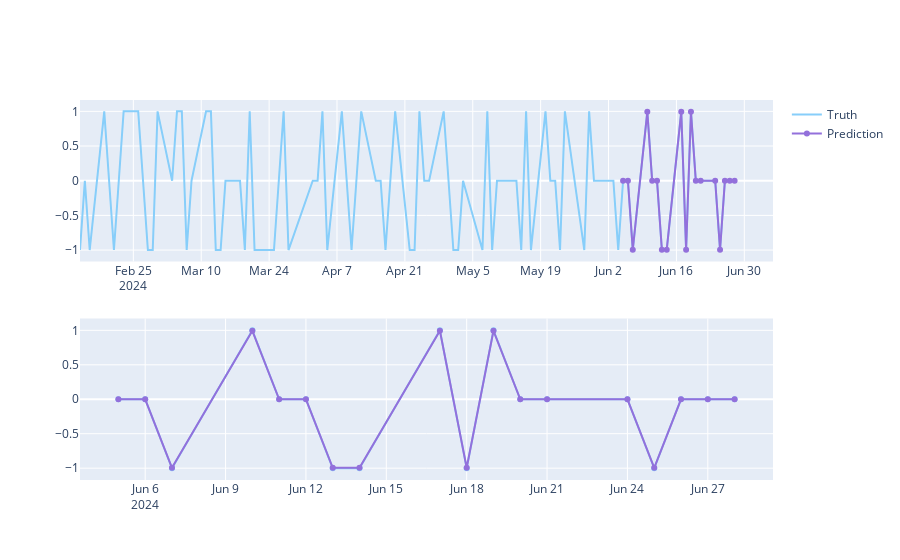

Notebook code for this chart:
### Code cell
predicted_trends = ohlc.loc[test_split_idx+1:].copy()
predicted_trends['Trend'] = y_pred

fig = make_subplots(rows=2, cols=1)
fig.add_trace(go.Scatter(x=ohlc.Date, y=ohlc.Trend,
                         name='Truth',
                         marker_color='LightSkyBlue'), row=1, col=1)

fig.add_trace(go.Scatter(x=predicted_trends.Date,
                         y=predicted_trends.Trend,
                         name='Prediction',
                         marker_color='MediumPurple'), row=1, col=1)

fig.add_trace(go.Scatter(x=predicted_trends.Date,
                         y=y_test,
                         name='Truth',
                         marker_color='LightSkyBlue',
                         showlegend=False), row=2, col=1)

fig.add_trace(go.Scatter(x=predicted_trends.Date,
                         y=y_pred,
                         name='Prediction',
                         marker_color='MediumPurple',
                         showlegend=False), row=2, col=1)

fig.show()

### Figure 1 — Plotly figure (JSON) as saved in the notebook; plotly's stock layout.template omitted (floating-point values rounded to 4 significant figures)
{"data": [{"marker": {"color": "LightSkyBlue"}, "name": "Truth", "type": "scatter", "x": ["2024-02-14", "2024-02-15", "2024-02-16", "2024-02-19", "2024-02-20", "2024-02-21", "2024-02-22", "2024-02-23", "2024-02-26", "2024-02-27", "2024-02-28", "2024-02-29", "2024-03-01", "2024-03-04", "2024-03-05", "2024-03-06", "2024-03-07", "2024-03-08", "2024-03-11", "2024-03-12", "2024-03-13", "2024-03-14", "2024-03-15", "2024-03-18", "2024-03-19", "2024-03-20", "2024-03-21", "2024-03-22", "2024-03-25", "2024-03-26", "2024-03-27", "2024-03-28", "2024-04-02", "2024-04-03", "2024-04-04", "2024-04-05", "2024-04-08", "2024-04-09", "2024-04-10", "2024-04-11", "2024-04-12", "2024-04-15", "2024-04-16", "2024-04-17", "2024-04-18", "2024-04-19", "2024-04-22", "2024-04-23", "2024-04-24", "2024-04-25", "2024-04-26", "2024-04-29", "2024-04-30", "2024-05-01", "2024-05-02", "2024-05-03", "2024-05-07", "2024-05-08", "2024-05-09", "2024-05-10", "2024-05-13", "2024-05-14", "2024-05-15", "2024-05-16", "2024-05-17", "2024-05-20", "2024-05-21", "2024-05-22", "2024-05-23", "2024-05-24", "2024-05-28", "2024-05-29", "2024-05-30", "2024-05-31", "2024-06-03", "2024-06-04", "2024-06-05", "2024-06-06", "2024-06-07", "2024-06-10", "2024-06-11", "2024-06-12", "2024-06-13", "2024-06-14", "2024-06-17", "2024-06-18", "2024-06-19", "2024-06-20", "2024-06-21", "2024-06-24", "2024-06-25", "2024-06-26", "2024-06-27", "2024-06-28"], "xaxis": "x", "y": [-1, 0, -1, 1, 0, -1, 0, 1, 1, 0, -1, -1, 1, 0, 1, 1, -1, 0, 1, 1, -1, -1, 0, 0, -1, 1, -1, -1, -1, 0, 1, -1, 0, 0, 1, -1, 1, 0, -1, 0, 1, 0, 0, -1, 0, 1, -1, -1, 1, 0, 0, 1, 0, -1, -1, 0, -1, 1, -1, 0, 0, 0, -1, 1, -1, 1, 0, 0, -1, 1, -1, 1, 0, 0, 0, -1, 0, 0, -1, 1, 0, 0, -1, -1, 1, -1, 1, 0, 0, 0, -1, 0, 0, 0], "yaxis": "y"}, {"marker": {"color": "MediumPurple"}, "name": "Prediction", "type": "scatter", "x": ["2024-06-05", "2024-06-06", "2024-06-07", "2024-06-10", "2024-06-11", "2024-06-12", "2024-06-13", "2024-06-14", "2024-06-17", "2024-06-18", "2024-06-19", "2024-06-20", "2024-06-21", "2024-06-24", "2024-06-25", "2024-06-26", "2024-06-27", "2024-06-28"], "xaxis": "x", "y": [-0.0004834, -0.0004834, -0.9945, 0.9934, -0.0004834, -0.0004834, -0.9945, -0.9945, 0.9934, -0.9945, 0.9934, -0.0004834, -0.0004834, -0.0004834, -0.9945, -0.0004834, -0.0004834, -0.0004834], "yaxis": "y"}, {"marker": {"color": "LightSkyBlue"}, "name": "Truth", "showlegend": false, "type": "scatter", "x": ["2024-06-05", "2024-06-06", "2024-06-07", "2024-06-10", "2024-06-11", "2024-06-12", "2024-06-13", "2024-06-14", "2024-06-17", "2024-06-18", "2024-06-19", "2024-06-20", "2024-06-21", "2024-06-24", "2024-06-25", "2024-06-26", "2024-06-27", "2024-06-28"], "xaxis": "x2", "y": [0, 0, -1, 1, 0, 0, -1, -1, 1, -1, 1, 0, 0, 0, -1, 0, 0, 0], "yaxis": "y2"}, {"marker": {"color": "MediumPurple"}, "name": "Prediction", "showlegend": false, "type": "scatter", "x": ["2024-06-05", "2024-06-06", "2024-06-07", "2024-06-10", "2024-06-11", "2024-06-12", "2024-06-13", "2024-06-14", "2024-06-17", "2024-06-18", "2024-06-19", "2024-06-20", "2024-06-21", "2024-06-24", "2024-06-25", "2024-06-26", "2024-06-27", "2024-06-28"], "xaxis": "x2", "y": [-0.0004834, -0.0004834, -0.9945, 0.9934, -0.0004834, -0.0004834, -0.9945, -0.9945, 0.9934, -0.9945, 0.9934, -0.0004834, -0.0004834, -0.0004834, -0.9945, -0.0004834, -0.0004834, -0.0004834], "yaxis": "y2"}], "layout": {"xaxis": {"anchor": "y", "domain": [0, 1]}, "xaxis2": {"anchor": "y2", "domain": [0, 1]}, "yaxis": {"anchor": "x", "domain": [0.575, 1]}, "yaxis2": {"anchor": "x2", "domain": [0, 0.425]}}}
